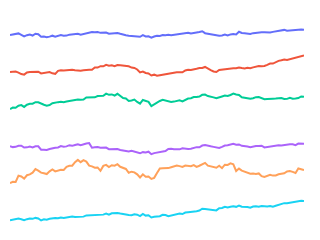

The notebook cell saved with this chart:
### Markdown cell above
## Sparklines

### Code cell
import plotly.express as px
df = px.data.stocks(indexed=True)
fig = px.line(df, facet_row="company", facet_row_spacing=0.01, height=200, width=200)

# hide and lock down axes
fig.update_xaxes(visible=False, fixedrange=True)
fig.update_yaxes(visible=False, fixedrange=True)

# remove facet/subplot labels
fig.update_layout(annotations=[], overwrite=True)

# strip down the rest of the plot
fig.update_layout(
    showlegend=False,
    plot_bgcolor="white",
    margin=dict(t=10,l=10,b=10,r=10)
)

# disable the modebar for such a small plot
fig.show(config=dict(displayModeBar=False))
